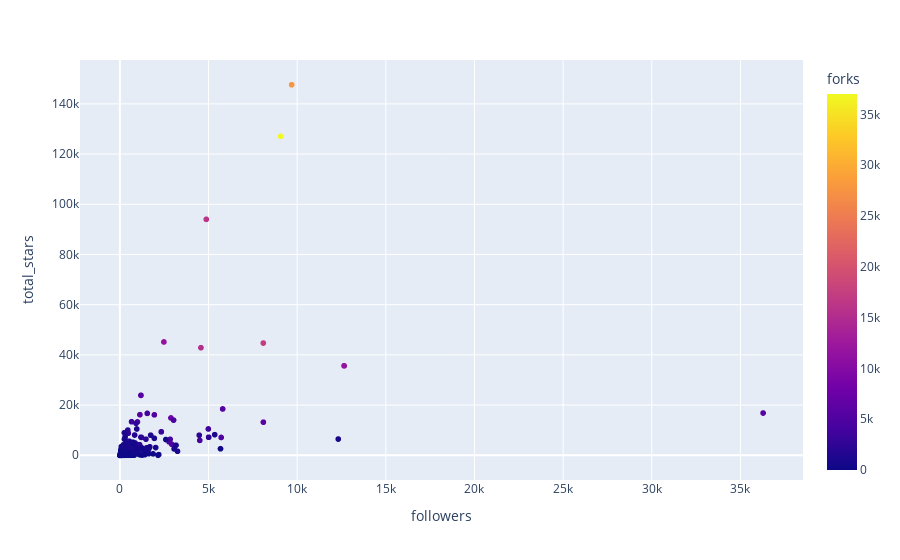

The cell this chart's notebook holds for it:
### Code cell
followers_stars = px.scatter(new_profile, x='followers', y='total_stars', hover_data=['user_name'],color='forks')
followers_stars.show()

### Figure 1 — Plotly figure (JSON) as saved in the notebook; plotly's stock layout.template omitted (floating-point values rounded to 4 significant figures; data arrays with more than 128 entries replaced by an {"elided": "..."} marker saying what was removed)
{"data": [{"customdata": {"elided": "1123x1 str values"}, "hovertemplate": "followers=%{x}<br>total_stars=%{y}<br>user_name=%{customdata[0]}<br>forks=%{marker.color}<extra></extra>", "legendgroup": "", "marker": {"color": {"elided": "1123 int values"}, "coloraxis": "coloraxis", "symbol": "circle"}, "mode": "markers", "name": "", "showlegend": false, "type": "scattergl", "x": {"elided": "1123 int values"}, "xaxis": "x", "y": {"elided": "1123 int values"}, "yaxis": "y"}], "layout": {"coloraxis": {"colorbar": {"title": {"text": "forks"}}, "colorscale": [[0, "#0d0887"], [0.1111, "#46039f"], [0.2222, "#7201a8"], [0.3333, "#9c179e"], [0.4444, "#bd3786"], [0.5556, "#d8576b"], [0.6667, "#ed7953"], [0.7778, "#fb9f3a"], [0.8889, "#fdca26"], [1, "#f0f921"]]}, "legend": {"tracegroupgap": 0}, "margin": {"t": 60}, "xaxis": {"anchor": "y", "domain": [0, 1], "title": {"text": "followers"}}, "yaxis": {"anchor": "x", "domain": [0, 1], "title": {"text": "total_stars"}}}}
